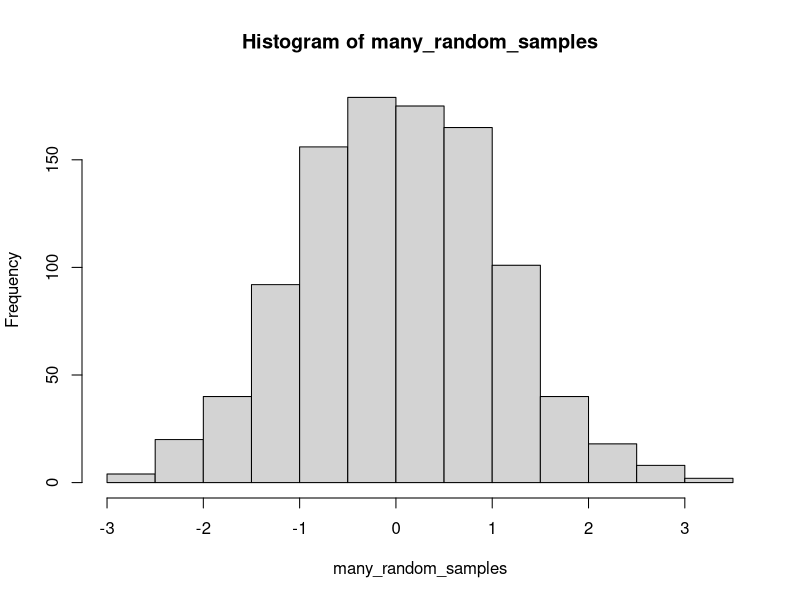
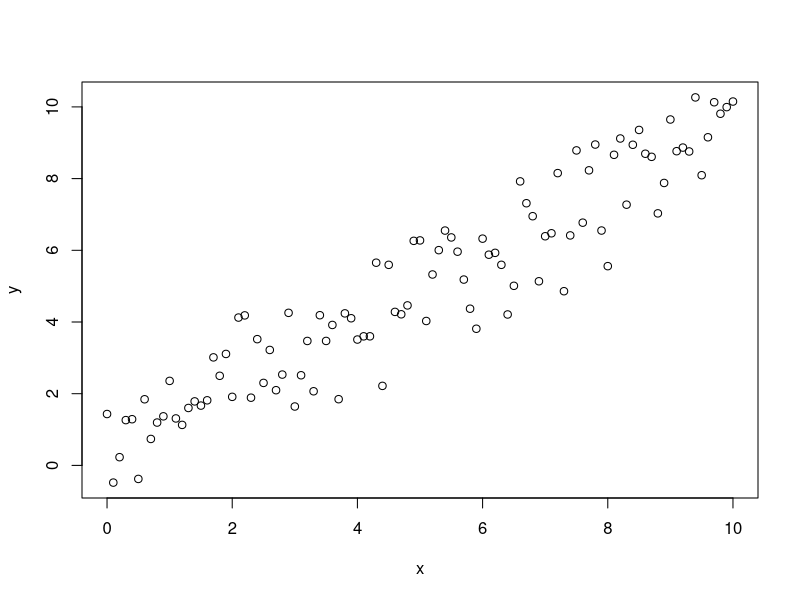

The R script that drew these images, in order:
# Comments are notes that help describe scripts or parts of scripts
#   In R, they are indicated by the "#" symbol
#   The interpreter will ignore them


# A variable holds values
# We assign a value to a variable
var_name <- "value"

# To see the contents of a variable, just use its name
var_name

# The values may be numbers, vectors, matrices, strings (text), or 
#  even collections of other variables
number_Var <- 23
vector_var <- c(1, 2, 3)
text_var <- "Hello World!"


# R was designed for Statistics and has many useful functions built-in

# Functions transform variables, often yielding output
# Functions may require arguments (input)
rnorm(n = 1) # <- This function produces a random sample from a standard normal distribution
             #     n is the number of samples we want

# Variables and functions allow us to work with many values efficiently

many_random_samples <- rnorm(1000)

x <- seq(1, 10) # <- store the sequence of integers from 1 to 10
x
x_squared <- x ** 2 # <- calculate the squares of every value in x

# Some functions produce graphical output
hist(many_random_samples)

# There are functions to run statistical tests
binom.test(33, 50, alternative = "two.sided")


# And other functions to generate models
# Here we simulate a linear effect and try to recapture it
x <- seq(from = 0, to = 10, by = 0.1) # <- create a sequence of x values
y <- x + rnorm(n = length(x))         # <- add random normal noise to each value of x and store in y

plot(x, y) # <- visualize the data

lm(y ~ x) # <- run a linear regression with y depending on x
summary(lm(y ~ x))
